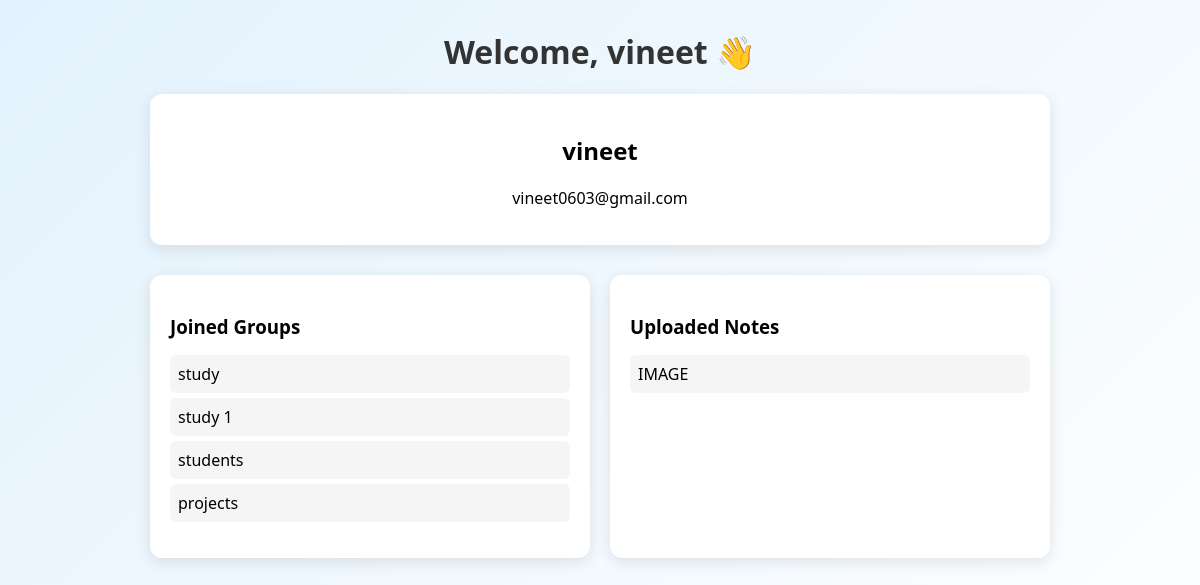
Page /account/profile/ (signed in) on the committed database.
### groups/models.py (models this page shows, shortened)
class Group(models.Model):
    name = models.CharField(max_length=100)
    subject = models.CharField(max_length=100)
    description = models.TextField()
    creator = models.ForeignKey(User, on_delete=models.CASCADE)
    members = models.ManyToManyField(User, related_name='study_groups')

class Note(models.Model):
    group = models.ForeignKey(Group, on_delete=models.CASCADE,related_name='notes')
    title = models.CharField(max_length=200)
    file = models.FileField(upload_to='group_notes/')
    uploaded_by = models.ForeignKey(User, on_delete=models.CASCADE)
    uploaded_at = models.DateTimeField(auto_now_add=True)

### account/views.py (the view)
# urls.py: path('profile/', views.profile, name='profile'),
@login_required
def profile(request):
    user = request.user
    joined_groups = Group.objects.filter(members=user)  # adjust if your field name differs
    notes = Note.objects.filter(uploaded_by=user)
    return render(request, 'account/profile.html', {
        'user': user,
        'joined_groups': joined_groups,
        'notes': notes
    })

### account/templates/account/profile.html (shortened to what this page needs)
{% load static %}
<html>
<head>
    <link rel="stylesheet" href="{% static 'account/css/profile.css' %}">
</head>
<body>
<div class="container">
    <div class="header">
        <h1>Welcome, {{ user.username }} 👋</h1>
    </div>
    <div class="profile-card">
        <h2>{{ user.username }}</h2>
        <p>{{ user.email }}</p>
    </div>
    <div class="stats">
        <div class="card">
            <h3>Joined Groups</h3>
            {% if joined_groups %}
                <ul>
                    {% for group in joined_groups %}
                        <li>{{ group.name }}</li>
                    {% endfor %}
                </ul>
            {% else %}
                <p>No groups joined</p>
            {% endif %}
        </div>
        <div class="card">
            <h3>Uploaded Notes</h3>
            {% if notes %}
                <ul>
                    {% for note in notes %}
                        <li>{{ note.title }}</li>
                    {% endfor %}
                </ul>
            {% else %}
                <p>No notes uploaded</p>
            {% endif %}
        </div>
    </div>
</div>
</body>
</html>

### account/static/account/css/profile.css (style rules this page uses)
body { margin: 0; font-family: 'Segoe UI', sans-serif; background: linear-gradient(135deg, #e3f2fd, #ffffff); }
.container { width: 90%; max-width: 900px; margin: auto; text-align: center; }
.header { margin-top: 30px; }
.header h1 { color: #333; }
.profile-card { background: white; padding: 20px; margin-top: 20px; border-radius: 12px; box-shadow: 0px 4px 15px rgba(0,0,0,0.1); }
.stats { display: flex; justify-content: space-between; margin-top: 30px; gap: 20px; }
.card { flex: 1; background: white; padding: 20px; border-radius: 12px; box-shadow: 0px 4px 15px rgba(0,0,0,0.1); text-align: left; }
.card h3 { margin-bottom: 10px; }
ul { list-style: none; padding: 0; }
li { background: #f5f5f5; margin: 5px 0; padding: 8px; border-radius: 6px; }

### rows in the picture
Group: name "study"
Group: name "study 1"
Group: name "students"
Group: name "projects"
Note: title "IMAGE"

### other values in the picture
{{ user.username }} "vineet"
{{ user.email }} "vineet0603@gmail.com"
